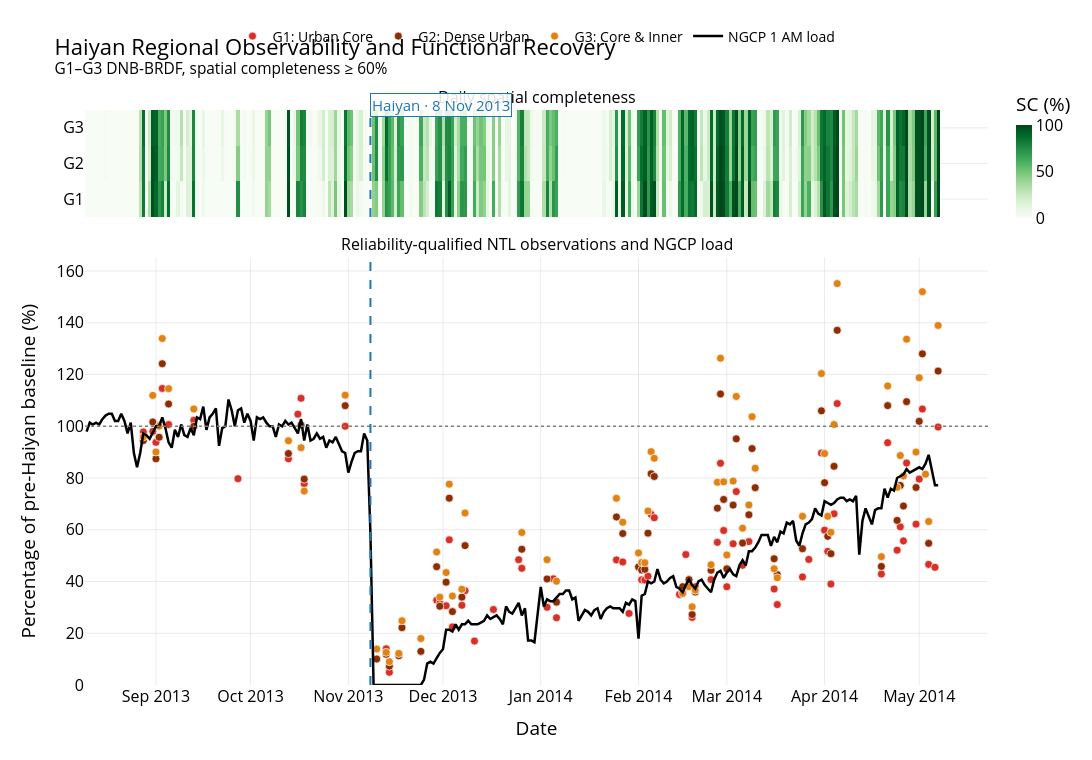

This figure's notebook cell:
### Code cell
daily_index = pd.date_range(
    ASSESSMENT_START,
    ASSESSMENT_END,
    freq="D",
)

heatmap_rows = []

for group in GROUP_ORDER:
    gdf = (
        df_panel[
            (df_panel["Group"] == group)
            & (
                df_panel["date"]
                >= ASSESSMENT_START
            )
            & (
                df_panel["date"]
                <= ASSESSMENT_END
            )
        ]
        .set_index("date")
        .reindex(daily_index)
    )

    heatmap_rows.append(
        gdf["SC_pct"]
        .fillna(0)
        .to_numpy()
    )

fig_observability = make_subplots(
    rows=2,
    cols=1,
    shared_xaxes=True,
    row_heights=[0.20, 0.80],
    vertical_spacing=0.07,
    subplot_titles=(
        "Daily spatial completeness",
        "Reliability-qualified NTL observations and NGCP load",
    ),
)

fig_observability.add_trace(
    go.Heatmap(
        z=np.asarray(heatmap_rows),
        x=daily_index,
        y=[
            GROUP_META[group]["code"]
            for group in GROUP_ORDER
        ],
        colorscale="Greens",
        zmin=0,
        zmax=100,
        colorbar=dict(
            title="SC (%)",
            len=0.25,
            y=0.92,
            thickness=16,
        ),
        hovertemplate=(
            "Date: %{x|%Y-%m-%d}<br>"
            "Group: %{y}<br>"
            "SC: %{z:.1f}%"
            "<extra></extra>"
        ),
        name="Spatial completeness",
    ),
    row=1,
    col=1,
)

for group in GROUP_ORDER:
    meta = GROUP_META[group]
    gdf = event_groups[group]

    fig_observability.add_trace(
        go.Scatter(
            x=gdf["date"],
            y=gdf["Pct_baseline"],
            mode="markers",
            marker=dict(
                size=8,
                color=meta["color"],
                line=dict(
                    color="white",
                    width=0.7,
                ),
            ),
            customdata=np.column_stack([
                gdf["SC_pct"],
                gdf["Valid_px"],
            ]),
            hovertemplate=(
                "Date: %{x|%Y-%m-%d}<br>"
                f"{meta['code']} NTL: "
                "%{y:.1f}% of baseline<br>"
                "SC: %{customdata[0]:.1f}%<br>"
                "Valid pixels: "
                "%{customdata[1]:,.0f}"
                "<extra></extra>"
            ),
            name=(
                f"{meta['code']}: "
                f"{meta['label']}"
            ),
        ),
        row=2,
        col=1,
    )

fig_observability.add_trace(
    go.Scatter(
        x=df_ngcp_event["Date"],
        y=df_ngcp_event["Pct_baseline"],
        mode="lines",
        line=dict(
            color="black",
            width=2.5,
        ),
        name="NGCP 1 AM load",
        hovertemplate=(
            "Date: %{x|%Y-%m-%d}<br>"
            "NGCP: %{y:.1f}% of baseline"
            "<extra></extra>"
        ),
    ),
    row=2,
    col=1,
)

fig_observability.add_hline(
    y=100,
    line_dash="dot",
    line_color="grey",
    line_width=1.5,
    row=2,
    col=1,
)

add_haiyan_marker(
    fig_observability,
    row=1,
    col=1,
    annotation=False,
)

add_haiyan_marker(
    fig_observability,
    row=2,
    col=1,
    annotation=True,
)

fig_observability.update_layout(
    title=(
        "Haiyan Regional Observability and Functional Recovery"
        "<br><sup>"
        "G1–G3 DNB-BRDF, spatial completeness "
        f"≥ {VALID_THRESHOLD}%"
        "</sup>"
    )
)

fig_observability.update_yaxes(
    title_text="",
    row=1,
    col=1,
)

fig_observability.update_yaxes(
    title_text=(
        "Percentage of pre-Haiyan baseline (%)"
    ),
    rangemode="tozero",
    row=2,
    col=1,
)

fig_observability.update_xaxes(
    title_text="Date",
    row=2,
    col=1,
)

apply_figure_style(
    fig_observability,
    width=1300,
    height=760,
    top=110,
)

fig_observability.show()

export_figure(
    fig_observability,
    OUTPUT_MAIN_FIG_DIR
    / "fig_01_haiyan_observability_recovery_g1_g3",
)

### Figure 1 — Plotly figure (JSON) as saved in the notebook; plotly's stock layout.template omitted (floating-point values rounded to 4 significant figures; data arrays with more than 128 entries replaced by an {"elided": "..."} marker saying what was removed)
{"data": [{"colorbar": {"len": 0.25, "thickness": 16, "title": {"text": "SC (%)"}, "y": 0.92}, "colorscale": [[0, "rgb(247,252,245)"], [0.125, "rgb(229,245,224)"], [0.25, "rgb(199,233,192)"], [0.375, "rgb(161,217,155)"], [0.5, "rgb(116,196,118)"], [0.625, "rgb(65,171,93)"], [0.75, "rgb(35,139,69)"], [0.875, "rgb(0,109,44)"], [1, "rgb(0,68,27)"]], "hovertemplate": "Date: %{x|%Y-%m-%d}<br>Group: %{y}<br>SC: %{z:.1f}%<extra></extra>", "name": "Spatial completeness", "type": "heatmap", "x": {"elided": "271 str values"}, "xaxis": "x", "y": ["G1", "G2", "G3"], "yaxis": "y", "z": {"elided": "3x271 float values"}, "zmax": 100, "zmin": 0}, {"customdata": {"elided": "75x2 float values"}, "hovertemplate": "Date: %{x|%Y-%m-%d}<br>G1 NTL: %{y:.1f}% of baseline<br>SC: %{customdata[0]:.1f}%<br>Valid pixels: %{customdata[1]:,.0f}<extra></extra>", "marker": {"color": "#d73027", "line": {"color": "white", "width": 0.7}, "size": 8}, "mode": "markers", "name": "G1: Urban Core", "type": "scatter", "x": ["2013-08-28T00:00:00.000000000", "2013-08-31T00:00:00.000000000", "2013-09-01T00:00:00.000000000", "2013-09-02T00:00:00.000000000", "2013-09-03T00:00:00.000000000", "2013-09-05T00:00:00.000000000", "2013-09-13T00:00:00.000000000", "2013-09-27T00:00:00.000000000", "2013-10-13T00:00:00.000000000", "2013-10-16T00:00:00.000000000", "2013-10-17T00:00:00.000000000", "2013-10-18T00:00:00.000000000", "2013-10-31T00:00:00.000000000", "2013-11-13T00:00:00.000000000", "2013-11-14T00:00:00.000000000", "2013-11-17T00:00:00.000000000", "2013-11-29T00:00:00.000000000", "2013-11-30T00:00:00.000000000", "2013-12-02T00:00:00.000000000", "2013-12-03T00:00:00.000000000", "2013-12-04T00:00:00.000000000", "2013-12-07T00:00:00.000000000", "2013-12-08T00:00:00.000000000", "2013-12-11T00:00:00.000000000", "2013-12-17T00:00:00.000000000", "2013-12-25T00:00:00.000000000", "2013-12-26T00:00:00.000000000", "2014-01-03T00:00:00.000000000", "2014-01-05T00:00:00.000000000", "2014-01-06T00:00:00.000000000", "2014-01-25T00:00:00.000000000", "2014-01-27T00:00:00.000000000", "2014-01-29T00:00:00.000000000", "2014-02-02T00:00:00.000000000", "2014-02-03T00:00:00.000000000", "2014-02-04T00:00:00.000000000", "2014-02-05T00:00:00.000000000", "2014-02-06T00:00:00.000000000", "2014-02-14T00:00:00.000000000", "2014-02-15T00:00:00.000000000", "2014-02-16T00:00:00.000000000", "2014-02-17T00:00:00.000000000", "2014-02-18T00:00:00.000000000", "2014-02-19T00:00:00.000000000", "2014-02-24T00:00:00.000000000", "2014-02-26T00:00:00.000000000", "2014-02-27T00:00:00.000000000", "2014-02-28T00:00:00.000000000", "2014-03-01T00:00:00.000000000", "2014-03-03T00:00:00.000000000", "2014-03-04T00:00:00.000000000", "2014-03-06T00:00:00.000000000", "2014-03-08T00:00:00.000000000", "2014-03-16T00:00:00.000000000", "2014-03-17T00:00:00.000000000", "2014-03-25T00:00:00.000000000", "2014-03-27T00:00:00.000000000", "2014-03-31T00:00:00.000000000", "2014-04-01T00:00:00.000000000", "2014-04-02T00:00:00.000000000", "2014-04-03T00:00:00.000000000", "2014-04-04T00:00:00.000000000", "2014-04-05T00:00:00.000000000", "2014-04-19T00:00:00.000000000", "2014-04-21T00:00:00.000000000", "2014-04-24T00:00:00.000000000", "2014-04-25T00:00:00.000000000", "2014-04-26T00:00:00.000000000", "2014-04-27T00:00:00.000000000", "2014-04-30T00:00:00.000000000", "2014-05-01T00:00:00.000000000", "2014-05-02T00:00:00.000000000", "2014-05-04T00:00:00.000000000", "2014-05-06T00:00:00.000000000", "2014-05-07T00:00:00.000000000"], "xaxis": "x2", "y": [97.81, 98.02, 93.77, 100.4, 114.6, 100.7, 102.3, 79.75, 87.42, 104.7, 110.8, 77.83, 100.0, 14.0, 4.913, 11.52, 32.79, 31.52, 30.63, 56.11, 22.44, 30.81, 36.47, 16.98, 29.16, 48.43, 45.11, 30.03, 41.02, 25.99, 48.35, 47.55, 27.66, 40.66, 40.57, 42.06, 65.95, 64.64, 35.0, 36.41, 50.41, 40.42, 26.11, 37.97, 40.73, 55.13, 85.7, 59.71, 37.97, 54.57, 74.75, 46.25, 55.41, 37.1, 31.08, 41.78, 48.53, 89.63, 59.84, 51.64, 39.02, 66.16, 108.8, 42.88, 93.63, 52.11, 61.13, 55.7, 85.79, 62.17, 79.58, 106.7, 46.6, 45.47, 99.7], "yaxis": "y2"}, {"customdata": {"elided": "70x2 float values"}, "hovertemplate": "Date: %{x|%Y-%m-%d}<br>G2 NTL: %{y:.1f}% of baseline<br>SC: %{customdata[0]:.1f}%<br>Valid pixels: %{customdata[1]:,.0f}<extra></extra>", "marker": {"color": "#8c2d04", "line": {"color": "white", "width": 0.7}, "size": 8}, "mode": "markers", "name": "G2: Dense Urban", "type": "scatter", "x": ["2013-08-28T00:00:00.000000000", "2013-08-31T00:00:00.000000000", "2013-09-01T00:00:00.000000000", "2013-09-02T00:00:00.000000000", "2013-09-03T00:00:00.000000000", "2013-09-05T00:00:00.000000000", "2013-09-13T00:00:00.000000000", "2013-10-13T00:00:00.000000000", "2013-10-17T00:00:00.000000000", "2013-10-18T00:00:00.000000000", "2013-10-31T00:00:00.000000000", "2013-11-10T00:00:00.000000000", "2013-11-13T00:00:00.000000000", "2013-11-14T00:00:00.000000000", "2013-11-17T00:00:00.000000000", "2013-11-18T00:00:00.000000000", "2013-11-24T00:00:00.000000000", "2013-11-29T00:00:00.000000000", "2013-11-30T00:00:00.000000000", "2013-12-02T00:00:00.000000000", "2013-12-03T00:00:00.000000000", "2013-12-04T00:00:00.000000000", "2013-12-07T00:00:00.000000000", "2013-12-08T00:00:00.000000000", "2013-12-26T00:00:00.000000000", "2014-01-03T00:00:00.000000000", "2014-01-06T00:00:00.000000000", "2014-01-25T00:00:00.000000000", "2014-01-27T00:00:00.000000000", "2014-02-01T00:00:00.000000000", "2014-02-02T00:00:00.000000000", "2014-02-03T00:00:00.000000000", "2014-02-04T00:00:00.000000000", "2014-02-05T00:00:00.000000000", "2014-02-06T00:00:00.000000000", "2014-02-15T00:00:00.000000000", "2014-02-17T00:00:00.000000000", "2014-02-18T00:00:00.000000000", "2014-02-19T00:00:00.000000000", "2014-02-24T00:00:00.000000000", "2014-02-26T00:00:00.000000000", "2014-02-27T00:00:00.000000000", "2014-02-28T00:00:00.000000000", "2014-03-01T00:00:00.000000000", "2014-03-03T00:00:00.000000000", "2014-03-04T00:00:00.000000000", "2014-03-06T00:00:00.000000000", "2014-03-08T00:00:00.000000000", "2014-03-09T00:00:00.000000000", "2014-03-10T00:00:00.000000000", "2014-03-16T00:00:00.000000000", "2014-03-17T00:00:00.000000000", "2014-03-25T00:00:00.000000000", "2014-03-31T00:00:00.000000000", "2014-04-01T00:00:00.000000000", "2014-04-02T00:00:00.000000000", "2014-04-03T00:00:00.000000000", "2014-04-04T00:00:00.000000000", "2014-04-05T00:00:00.000000000", "2014-04-19T00:00:00.000000000", "2014-04-21T00:00:00.000000000", "2014-04-24T00:00:00.000000000", "2014-04-25T00:00:00.000000000", "2014-04-26T00:00:00.000000000", "2014-04-27T00:00:00.000000000", "2014-04-30T00:00:00.000000000", "2014-05-01T00:00:00.000000000", "2014-05-02T00:00:00.000000000", "2014-05-04T00:00:00.000000000", "2014-05-07T00:00:00.000000000"], "xaxis": "x2", "y": [94.46, 101.6, 87.42, 95.75, 124.2, 108.6, 100.0, 89.44, 100.5, 79.58, 108.0, 10.05, 11.85, 7.286, 11.33, 22.15, 12.99, 45.73, 30.45, 39.73, 72.21, 28.36, 33.95, 53.88, 52.47, 40.98, 32.01, 64.95, 58.53, 45.62, 44.42, 44.69, 58.69, 81.65, 80.58, 38.01, 40.74, 27.23, 35.95, 44.34, 68.35, 112.5, 71.71, 44.9, 69.52, 95.14, 54.84, 65.8, 91.36, 76.26, 48.79, 42.72, 52.67, 106.0, 78.19, 57.46, 50.74, 84.52, 137.1, 45.83, 108.0, 63.62, 77.12, 69.16, 109.5, 76.33, 101.9, 128.0, 54.75, 121.3], "yaxis": "y2"}, {"customdata": {"elided": "71x2 float values"}, "hovertemplate": "Date: %{x|%Y-%m-%d}<br>G3 NTL: %{y:.1f}% of baseline<br>SC: %{customdata[0]:.1f}%<br>Valid pixels: %{customdata[1]:,.0f}<extra></extra>", "marker": {"color": "#e08214", "line": {"color": "white", "width": 0.7}, "size": 8}, "mode": "markers", "name": "G3: Core & Inner", "type": "scatter", "x": ["2013-08-28T00:00:00.000000000", "2013-08-31T00:00:00.000000000", "2013-09-01T00:00:00.000000000", "2013-09-02T00:00:00.000000000", "2013-09-03T00:00:00.000000000", "2013-09-05T00:00:00.000000000", "2013-09-13T00:00:00.000000000", "2013-10-13T00:00:00.000000000", "2013-10-17T00:00:00.000000000", "2013-10-18T00:00:00.000000000", "2013-10-31T00:00:00.000000000", "2013-11-10T00:00:00.000000000", "2013-11-13T00:00:00.000000000", "2013-11-14T00:00:00.000000000", "2013-11-17T00:00:00.000000000", "2013-11-18T00:00:00.000000000", "2013-11-24T00:00:00.000000000", "2013-11-29T00:00:00.000000000", "2013-11-30T00:00:00.000000000", "2013-12-02T00:00:00.000000000", "2013-12-03T00:00:00.000000000", "2013-12-04T00:00:00.000000000", "2013-12-07T00:00:00.000000000", "2013-12-08T00:00:00.000000000", "2013-12-26T00:00:00.000000000", "2014-01-03T00:00:00.000000000", "2014-01-06T00:00:00.000000000", "2014-01-25T00:00:00.000000000", "2014-01-27T00:00:00.000000000", "2014-02-01T00:00:00.000000000", "2014-02-02T00:00:00.000000000", "2014-02-03T00:00:00.000000000", "2014-02-04T00:00:00.000000000", "2014-02-05T00:00:00.000000000", "2014-02-06T00:00:00.000000000", "2014-02-15T00:00:00.000000000", "2014-02-17T00:00:00.000000000", "2014-02-18T00:00:00.000000000", "2014-02-19T00:00:00.000000000", "2014-02-24T00:00:00.000000000", "2014-02-26T00:00:00.000000000", "2014-02-27T00:00:00.000000000", "2014-02-28T00:00:00.000000000", "2014-03-01T00:00:00.000000000", "2014-03-03T00:00:00.000000000", "2014-03-04T00:00:00.000000000", "2014-03-06T00:00:00.000000000", "2014-03-08T00:00:00.000000000", "2014-03-09T00:00:00.000000000", "2014-03-10T00:00:00.000000000", "2014-03-16T00:00:00.000000000", "2014-03-17T00:00:00.000000000", "2014-03-25T00:00:00.000000000", "2014-03-31T00:00:00.000000000", "2014-04-01T00:00:00.000000000", "2014-04-02T00:00:00.000000000", "2014-04-03T00:00:00.000000000", "2014-04-04T00:00:00.000000000", "2014-04-05T00:00:00.000000000", "2014-04-19T00:00:00.000000000", "2014-04-21T00:00:00.000000000", "2014-04-24T00:00:00.000000000", "2014-04-25T00:00:00.000000000", "2014-04-26T00:00:00.000000000", "2014-04-27T00:00:00.000000000", "2014-04-30T00:00:00.000000000", "2014-05-01T00:00:00.000000000", "2014-05-02T00:00:00.000000000", "2014-05-03T00:00:00.000000000", "2014-05-04T00:00:00.000000000", "2014-05-07T00:00:00.000000000"], "xaxis": "x2", "y": [95.91, 111.9, 90.04, 100.0, 133.9, 114.5, 106.7, 94.39, 91.71, 74.96, 112.0, 13.91, 12.62, 9.014, 12.2, 24.83, 17.96, 51.4, 33.96, 43.44, 77.63, 34.36, 37.01, 66.45, 58.94, 48.41, 40.11, 72.16, 62.91, 51.04, 47.38, 47.23, 67.24, 90.18, 87.62, 35.38, 38.0, 30.2, 36.66, 46.48, 78.34, 126.3, 78.51, 50.25, 78.82, 111.5, 60.62, 69.59, 103.7, 83.79, 44.92, 41.43, 65.19, 120.4, 89.45, 65.2, 59.01, 100.7, 155.1, 49.6, 115.6, 76.41, 88.67, 80.78, 133.7, 90.01, 118.8, 152.0, 81.47, 63.18, 139.0], "yaxis": "y2"}, {"hovertemplate": "Date: %{x|%Y-%m-%d}<br>NGCP: %{y:.1f}% of baseline<extra></extra>", "line": {"color": "black", "width": 2.5}, "mode": "lines", "name": "NGCP 1 AM load", "type": "scatter", "x": {"elided": "271 str values"}, "xaxis": "x2", "y": {"elided": "271 float values"}, "yaxis": "y2"}], "layout": {"annotations": [{"font": {"size": 16}, "showarrow": false, "text": "Daily spatial completeness", "x": 0.5, "xanchor": "center", "xref": "paper", "y": 1, "yanchor": "bottom", "yref": "paper"}, {"font": {"size": 16}, "showarrow": false, "text": "Reliability-qualified NTL observations and NGCP load", "x": 0.5, "xanchor": "center", "xref": "paper", "y": 0.744, "yanchor": "bottom", "yref": "paper"}, {"bgcolor": "rgba(255,255,255,0.88)", "bordercolor": "#1f77b4", "borderwidth": 1, "font": {"color": "#1f77b4", "size": 15}, "showarrow": false, "text": "Haiyan · 8 Nov 2013", "x": "2013-11-08T00:00:00", "xanchor": "left", "y": 1.03, "yref": "paper"}], "font": {"color": "black", "size": 16}, "height": 760, "legend": {"font": {"size": 14}, "orientation": "h", "x": 0.5, "xanchor": "center", "y": 1.1, "yanchor": "bottom"}, "margin": {"b": 75, "l": 85, "r": 50, "t": 110}, "paper_bgcolor": "rgba(0,0,0,0)", "plot_bgcolor": "white", "shapes": [{"line": {"color": "grey", "dash": "dot", "width": 1.5}, "type": "line", "x0": 0, "x1": 1, "xref": "x2 domain", "y0": 100, "y1": 100, "yref": "y2"}, {"line": {"color": "#1f77b4", "dash": "dash", "width": 2}, "type": "line", "x0": "2013-11-08T00:00:00", "x1": "2013-11-08T00:00:00", "xref": "x", "y0": 0, "y1": 1, "yref": "y domain"}, {"line": {"color": "#1f77b4", "dash": "dash", "width": 2}, "type": "line", "x0": "2013-11-08T00:00:00", "x1": "2013-11-08T00:00:00", "xref": "x2", "y0": 0, "y1": 1, "yref": "y2 domain"}], "title": {"text": "Haiyan Regional Observability and Functional Recovery<br><sup>G1–G3 DNB-BRDF, spatial completeness ≥ 60%</sup>"}, "width": 1300, "xaxis": {"anchor": "y", "domain": [0, 1], "gridcolor": "rgba(0,0,0,0.08)", "matches": "x2", "showgrid": true, "showticklabels": false, "zeroline": false}, "xaxis2": {"anchor": "y2", "domain": [0, 1], "gridcolor": "rgba(0,0,0,0.08)", "showgrid": true, "title": {"text": "Date"}, "zeroline": false}, "yaxis": {"anchor": "x", "domain": [0.814, 1], "gridcolor": "rgba(0,0,0,0.08)", "showgrid": true, "title": {"text": ""}, "zeroline": false}, "yaxis2": {"anchor": "x2", "domain": [0, 0.744], "gridcolor": "rgba(0,0,0,0.08)", "rangemode": "tozero", "showgrid": true, "title": {"text": "Percentage of pre-Haiyan baseline (%)"}, "zeroline": false}}}
